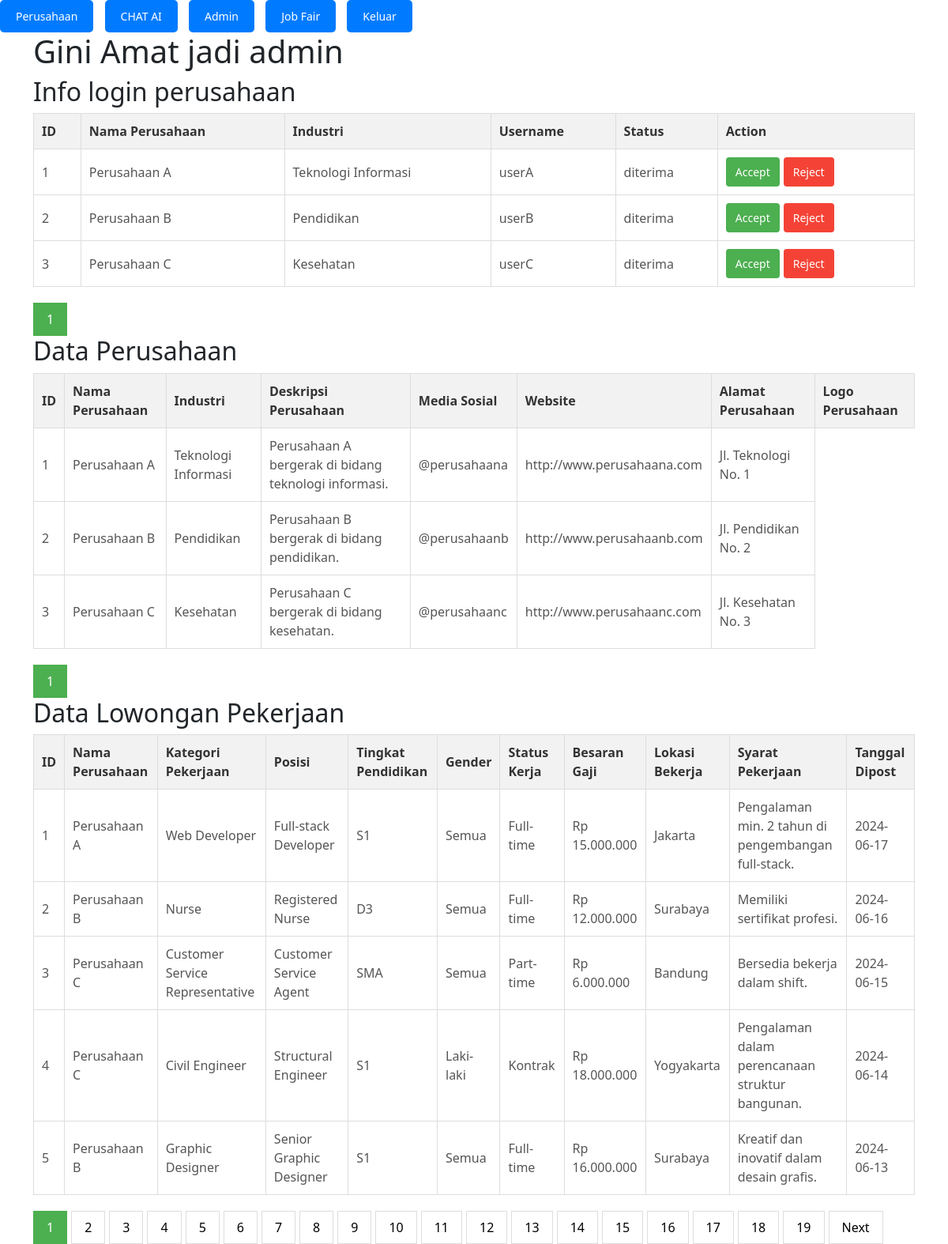
Screenshot of /php/Admin/dataPerusahaan.php (signed in) with the database file from the repository.
### tables this page shows
CREATE TABLE `users` (
  `id` int(11) NOT NULL,
  `nama_perusahaan` varchar(255) NOT NULL,
  `industri` varchar(255) NOT NULL,
  `deskripsi_perusahaan` text DEFAULT NULL,
  `media_sosial` varchar(255) DEFAULT NULL,
  `website` varchar(255) DEFAULT NULL,
  `alamat_perusahaan` text DEFAULT NULL,
  `logo_perusahaan` varchar(255) NOT NULL,
  `username` varchar(255) NOT NULL,
  `password` varchar(255) NOT NULL,
  `status` enum('menunggu','ditolak','diterima') DEFAULT 'menunggu'
);

CREATE TABLE `loker` (
  `id` int(11) NOT NULL,
  `user_id` int(11) NOT NULL,
  `kategori_pekerjaan_id` int(11) NOT NULL,
  `posisi` varchar(255) NOT NULL,
  `tingkat_pendidikan` varchar(255) NOT NULL,
  `gender` enum('Laki-laki','Perempuan','Semua') NOT NULL,
  `status_kerja` enum('Full-time','Part-time','Kontrak') NOT NULL,
  `besaran_gaji` decimal(10,2) NOT NULL,
  `lokasi_bekerja` varchar(255) NOT NULL,
  `syarat_pekerjaan` text NOT NULL,
  `foto_loker` varchar(255) NOT NULL,
  `tanggal_dipost` date DEFAULT NULL
);

CREATE TABLE `kategori_pekerjaan` (
  `id` int(11) NOT NULL,
  `nama_kategori` varchar(255) NOT NULL,
  `gaji_min` decimal(10,2) NOT NULL,
  `gaji_max` decimal(10,2) NOT NULL
);

### php/Admin/dataPerusahaan.php (the view, shortened to what this page needs)
<?php
include "koneksi.php";
$items_per_page = 5;
$current_page_users = isset($_GET['page_users']) ? $_GET['page_users'] : 1;
$current_page_perusahaan = isset($_GET['page_perusahaan']) ? $_GET['page_perusahaan'] : 1;
$current_page_loker = isset($_GET['page_loker']) ? $_GET['page_loker'] : 1;
$offset_users = ($current_page_users - 1) * $items_per_page;
$offset_perusahaan = ($current_page_perusahaan - 1) * $items_per_page;
$offset_loker = ($current_page_loker - 1) * $items_per_page;
?>
<!DOCTYPE html>
<html lang="en">
<head>
    <link href="https://cdn.jsdelivr.net/npm/bootstrap@5.1.3/dist/css/bootstrap.min.css" rel="stylesheet">
    <link rel="stylesheet" href="css/StDataPerusahaan.css">
</head>
<body>
    <div class="navigation">
        <a class="btn btn-primary" href="dataPerusahaan.php">Perusahaan</a>
        <a class="btn btn-primary" href="dataAI.php">CHAT AI</a>
        <a class="btn btn-primary" href="dataAdmin.php">Admin</a>
        <a class="btn btn-primary" href="dataEvent.php">Job Fair</a>
        <a class="btn btn-danger" href="logout.php">Keluar</a>
    </div>
    <div class="container">
        <h1>Gini Amat jadi admin</h1>
        <h2>Info login perusahaan</h2>
        <table class="data-table">
            <thead>
                <tr>
                    <th>ID</th>
                    <th>Nama Perusahaan</th>
                    <th>Industri</th>
                    <th>Username</th>
                    <th>Status</th>
                    <th>Action</th>
                </tr>
            </thead>
            <tbody>
                <?php
                $sql_users = "SELECT * FROM users LIMIT $items_per_page OFFSET $offset_users";
                $result_users = mysqli_query($koneksi, $sql_users);
                if (mysqli_num_rows($result_users) > 0) {
                    while ($row = mysqli_fetch_assoc($result_users)) {
                        echo "<tr>";
                        echo "<td>" . $row['id'] . "</td>";
                        echo "<td>" . $row['nama_perusahaan'] . "</td>";
                        echo "<td>" . $row['industri'] . "</td>";
                        echo "<td>" . $row['username'] . "</td>";
                        echo "<td>" . $row['status'] . "</td>";
                        echo "<td>";
                        echo "<button class='btn btn-accept' onclick='acceptUser(" . $row['id'] . ")'>Accept</button>";
                        echo "<button class='btn btn-reject' onclick='rejectUser(" . $row['id'] . ")'>Reject</button>";
                        echo "</td>";
                        echo "</tr>";
                    }
                } else {
                    echo "<tr><td colspan='6'>Tidak ada data pengguna</td></tr>";
                }
                $sql_count_users = "SELECT COUNT(*) AS total FROM users";
                $result_count_users = mysqli_query($koneksi, $sql_count_users);
                $row_count_users = mysqli_fetch_assoc($result_count_users);
                $total_data_users = $row_count_users['total'];
                ?>
            </tbody>
        </table>
        <div class="pagination">
            <?php for ($i = 1; $i <= ceil($total_data_users / $items_per_page); $i++): ?>
                <a href="?page_users=<?php echo $i; ?>" <?php echo ($current_page_users == $i) ? 'class="active"' : ''; ?>><?php echo $i; ?></a>
            <?php endfor; ?>
        </div>
        <h2>Data Perusahaan</h2>
        <table class="data-table">
            <thead>
                <tr>
                    <th>ID</th>
                    <th>Nama Perusahaan</th>
                    <th>Industri</th>
                    <th>Deskripsi Perusahaan</th>
                    <th>Media Sosial</th>
                    <th>Website</th>
                    <th>Alamat Perusahaan</th>
                    <th>Logo Perusahaan</th>
                </tr>
            </thead>
            <tbody>
                <?php
                include 'koneksi.php';
                $query_perusahaan = "SELECT * FROM users LIMIT $items_per_page OFFSET $offset_perusahaan";
                $result_perusahaan = mysqli_query($koneksi, $query_perusahaan);
                while ($row = mysqli_fetch_assoc($result_perusahaan)) {
                    echo "<tr>";
                    echo "<td>" . $row['id'] . "</td>";
                    echo "<td>" . $row['nama_perusahaan'] . "</td>";
                    echo "<td>" . $row['industri'] . "</td>";
                    echo "<td>" . $row['deskripsi_perusahaan'] . "</td>";
                    echo "<td>" . $row['media_sosial'] . "</td>";
                    echo "<td>" . $row['website'] . "</td>";
                    echo "<td>" . $row['alamat_perusahaan'] . "</td>";
                    echo "</tr>";
                }
                $sql_count_perusahaan = "SELECT COUNT(*) AS total FROM users";
                $result_count_perusahaan = mysqli_query($koneksi, $sql_count_perusahaan);
                $row_count_perusahaan = mysqli_fetch_assoc($result_count_perusahaan);
                $total_data_perusahaan = $row_count_perusahaan['total'];
                ?>
            </tbody>
        </table>
        <div class="pagination">
            <?php for ($i = 1; $i <= ceil($total_data_perusahaan / $items_per_page); $i++): ?>
                <a href="?page_perusahaan=<?php echo $i; ?>" <?php echo ($current_page_perusahaan == $i) ? 'class="active"' : ''; ?>><?php echo $i; ?></a>
            <?php endfor; ?>
        </div>
        <h2>Data Lowongan Pekerjaan</h2>
        <table class="data-table">
            <thead>
                <tr>
                    <th>ID</th>
                    <th>Nama Perusahaan</th>
                    <th>Kategori Pekerjaan</th>
                    <th>Posisi</th>
                    <th>Tingkat Pendidikan</th>
                    <th>Gender</th>
                    <th>Status Kerja</th>
                    <th>Besaran Gaji</th>
                    <th>Lokasi Bekerja</th>
                    <th>Syarat Pekerjaan</th>
                    <th>Tanggal Dipost</th>
                </tr>
            </thead>
        <tbody>
            <?php
            include 'koneksi.php';
                        $query_loker = "SELECT l.*, u.nama_perusahaan, kp.nama_kategori
                        FROM loker l
                        INNER JOIN users u ON l.user_id = u.id
                        INNER JOIN kategori_pekerjaan kp ON l.kategori_pekerjaan_id = kp.id
                        LIMIT $items_per_page OFFSET $offset_loker";
        $result_loker = mysqli_query($koneksi, $query_loker);
        while ($row = mysqli_fetch_assoc($result_loker)) {
            echo "<tr>";
            echo "<td>" . $row['id'] . "</td>";
            echo "<td>" . $row['nama_perusahaan'] . "</td>";
            echo "<td>" . $row['nama_kategori'] . "</td>";
            echo "<td>" . $row['posisi'] . "</td>";
            echo "<td>" . $row['tingkat_pendidikan'] . "</td>";
            echo "<td>" . $row['gender'] . "</td>";
            echo "<td>" . $row['status_kerja'] . "</td>";
            echo "<td>Rp " . number_format($row['besaran_gaji'], 0, ',', '.') . "</td>";
            echo "<td>" . $row['lokasi_bekerja'] . "</td>";
            echo "<td>" . $row['syarat_pekerjaan'] . "</td>";
            echo "<td>" . $row['tanggal_dipost'] . "</td>";
            echo "</tr>";
        }
        $sql_count_loker = "SELECT COUNT(*) AS total FROM loker";
        $result_count_loker = mysqli_query($koneksi, $sql_count_loker);
        $row_count_loker = mysqli_fetch_assoc($result_count_loker);
        $total_data_loker = $row_count_loker['total'];
        ?>
    </tbody>
</table>
<div class="pagination">
    <?php for ($i = 1; $i <= ceil($total_data_loker / $items_per_page); $i++): ?>
        <a href="?page_loker=<?php echo $i; ?>" <?php echo ($current_page_loker == $i) ? 'class="active"' : ''; ?>><?php echo $i; ?></a>
    <?php endfor; ?>
    <?php if ($current_page_loker < ceil($total_data_loker / $items_per_page)): ?>
        <a href="?page_loker=<?php echo ($current_page_loker + 1); ?>">Next</a>
    <?php endif; ?>
</div>
</div>
</body>
</html>

### php/Admin/css/StDataPerusahaan.css (style rules this page uses)
.data-table { width: 100%; border-collapse: collapse; margin-bottom: 20px; }
.data-table th, .data-table td { padding: 10px; text-align: left; border: 1px solid #dddddd; }
.data-table th { background-color: #f2f2f2; color: #333; }
.data-table td { color: #555; }
.btn { padding: 8px 12px; cursor: pointer; border: none; outline: none; border-radius: 4px; font-size: 14px; margin-right: 5px; }
.btn-accept { background-color: #4CAF50; color: white; }
.btn-reject { background-color: #f44336; color: white; }
.pagination { margin-top: 10px; }
.pagination a { display: inline-block; padding: 8px 16px; text-decoration: none; color: black; border: 1px solid #ddd; margin-right: 5px; }
.pagination a.active { background-color: #4CAF50; color: white; border: 1px solid #4CAF50; }
.navigation a.btn { display: inline-block; padding: 10px 20px; margin-right: 10px; background-color: #007bff; color: #fff; text-decoration: none; border-radius: 5px; transition: transform 0.3s ease-out; }

### rows the page displays
users: id "1", nama_perusahaan "Perusahaan A", industri "Teknologi Informasi", username "userA", status "diterima", deskripsi_perusahaan "Perusahaan A bergerak di bidang teknologi informasi.", media_sosial "@perusahaana", website "http://www.perusahaana.com", alamat_perusahaan "Jl. Teknologi No. 1"
users: id "2", nama_perusahaan "Perusahaan B", industri "Pendidikan", username "userB", status "diterima", deskripsi_perusahaan "Perusahaan B bergerak di bidang pendidikan.", media_sosial "@perusahaanb", website "http://www.perusahaanb.com", alamat_perusahaan "Jl. Pendidikan No. 2"
users: id "3", nama_perusahaan "Perusahaan C", industri "Kesehatan", username "userC", status "diterima", deskripsi_perusahaan "Perusahaan C bergerak di bidang kesehatan.", media_sosial "@perusahaanc", website "http://www.perusahaanc.com", alamat_perusahaan "Jl. Kesehatan No. 3"
loker: id "1", user.nama_perusahaan "Perusahaan A", kategori_pekerjaan.nama_kategori "Web Developer", posisi "Full-stack Developer", tingkat_pendidikan "S1", gender "Semua", status_kerja "Full-time", besaran_gaji "15.000.000", lokasi_bekerja "Jakarta", syarat_pekerjaan "Pengalaman min. 2 tahun di pengembangan full-stack.", tanggal_dipost "2024-06-17"
loker: id "2", user.nama_perusahaan "Perusahaan B", kategori_pekerjaan.nama_kategori "Nurse", posisi "Registered Nurse", tingkat_pendidikan "D3", gender "Semua", status_kerja "Full-time", besaran_gaji "12.000.000", lokasi_bekerja "Surabaya", syarat_pekerjaan "Memiliki sertifikat profesi.", tanggal_dipost "2024-06-16"
loker: id "3", user.nama_perusahaan "Perusahaan C", kategori_pekerjaan.nama_kategori "Customer Service Representative", posisi "Customer Service Agent", tingkat_pendidikan "SMA", gender "Semua", status_kerja "Part-time", besaran_gaji "6.000.000", lokasi_bekerja "Bandung", syarat_pekerjaan "Bersedia bekerja dalam shift.", tanggal_dipost "2024-06-15"
loker: id "4", user.nama_perusahaan "Perusahaan C", kategori_pekerjaan.nama_kategori "Civil Engineer", posisi "Structural Engineer", tingkat_pendidikan "S1", gender "Laki-laki", status_kerja "Kontrak", besaran_gaji "18.000.000", lokasi_bekerja "Yogyakarta", syarat_pekerjaan "Pengalaman dalam perencanaan struktur bangunan.", tanggal_dipost "2024-06-14"
loker: id "5", user.nama_perusahaan "Perusahaan B", kategori_pekerjaan.nama_kategori "Graphic Designer", posisi "Senior Graphic Designer", tingkat_pendidikan "S1", gender "Semua", status_kerja "Full-time", besaran_gaji "16.000.000", lokasi_bekerja "Surabaya", syarat_pekerjaan "Kreatif dan inovatif dalam desain grafis.", tanggal_dipost "2024-06-13"
